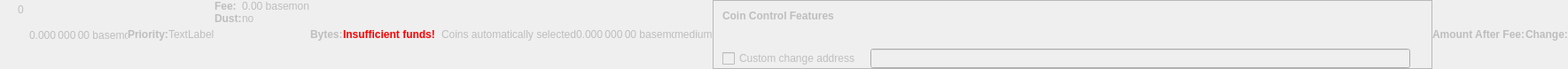
    <widget class="QWidget" name="dummyHideWidget" native="true">
     <property name="enabled">
      <bool>false</bool>
     </property>
     <property name="maximumSize">
      <size>
       <width>100</width>
       <height>22</height>
      </size>
     </property>
     <layout class="QHBoxLayout" name="dummyHideLayout">
      <property name="spacing">
       <number>0</number>
      </property>
      <property name="leftMargin">
       <number>0</number>
      </property>
      <property name="topMargin">
       <number>0</number>
      </property>
      <property name="rightMargin">
       <number>0</number>
      </property>
      <property name="bottomMargin">
       <number>0</number>
      </property>
      <item>
       <layout class="QFormLayout" name="formLayoutCoinControl1">
        <property name="horizontalSpacing">
         <number>10</number>
        </property>
        <property name="verticalSpacing">
         <number>14</number>
        </property>
        <property name="leftMargin">
         <number>10</number>
        </property>
        <property name="topMargin">
         <number>4</number>
        </property>
        <property name="rightMargin">
         <number>6</number>
        </property>
        <item row="0" column="1">
         <widget class="QLabel" name="labelCoinControlBytes">
          <property name="cursor">
           <cursorShape>IBeamCursor</cursorShape>
          </property>
          <property name="contextMenuPolicy">
           <enum>Qt::ActionsContextMenu</enum>
          </property>
          <property name="text">
           <string notr="true">0</string>
          </property>
          <property name="textInteractionFlags">
           <set>Qt::LinksAccessibleByMouse|Qt::TextSelectableByKeyboard|Qt::TextSelectableByMouse</set>
          </property>
         </widget>
        </item>
       </layout>
      </item>
      <item>
       <widget class="QLabel" name="labelCoinControlAfterFee">
        <property name="enabled">
         <bool>false</bool>
        </property>
        <property name="sizePolicy">
         <sizepolicy hsizetype="Fixed" vsizetype="Fixed">
          <horstretch>0</horstretch>
          <verstretch>0</verstretch>
         </sizepolicy>
        </property>
        <property name="minimumSize">
         <size>
          <width>111</width>
          <height>12</height>
         </size>
        </property>
        <property name="maximumSize">
         <size>
          <width>111</width>
          <height>12</height>
         </size>
        </property>
        <property name="cursor">
         <cursorShape>IBeamCursor</cursorShape>
        </property>
        <property name="contextMenuPolicy">
         <enum>Qt::ActionsContextMenu</enum>
        </property>
        <property name="text">
         <string notr="true">0.000 000 00 basemon</string>
        </property>
        <property name="textInteractionFlags">
         <set>Qt::LinksAccessibleByMouse|Qt::TextSelectableByKeyboard|Qt::TextSelectableByMouse</set>
        </property>
       </widget>
      </item>
      <item>
       <widget class="QLabel" name="labelCoinControlPriorityText">
        <property name="enabled">
         <bool>false</bool>
        </property>
        <property name="font">
         <font>
          <weight>75</weight>
          <bold>true</bold>
         </font>
        </property>
        <property name="text">
         <string>Priority:</string>
        </property>
       </widget>
      </item>
      <item>
       <layout class="QHBoxLayout" name="horizontalLayout">
        <item>
         <widget class="QLabel" name="WarningLabel">
          <property name="text">
           <string>TextLabel</string>
          </property>
         </widget>
        </item>
       </layout>
      </item>
      <item>
       <layout class="QFormLayout" name="formLayoutCoinControl3">
        <property name="horizontalSpacing">
         <number>0</number>
        </property>
        <property name="verticalSpacing">
         <number>0</number>
        </property>
        <property name="leftMargin">
         <number>0</number>
        </property>
        <property name="topMargin">
         <number>0</number>
        </property>
        <property name="rightMargin">
         <number>0</number>
        </property>
        <item row="0" column="0">
         <widget class="QLabel" name="labelCoinControlFeeText">
          <property name="enabled">
           <bool>false</bool>
          </property>
          <property name="font">
           <font>
            <weight>75</weight>
            <bold>true</bold>
           </font>
          </property>
          <property name="text">
           <string>Fee:</string>
          </property>
          <property name="margin">
           <number>0</number>
          </property>
         </widget>
        </item>
        <item row="0" column="1">
         <widget class="QLabel" name="labelCoinControlFee">
          <property name="enabled">
           <bool>false</bool>
          </property>
          <property name="cursor">
           <cursorShape>IBeamCursor</cursorShape>
          </property>
          <property name="contextMenuPolicy">
           <enum>Qt::ActionsContextMenu</enum>
          </property>
          <property name="text">
           <string notr="true">0.00 basemon</string>
          </property>
          <property name="textInteractionFlags">
           <set>Qt::LinksAccessibleByMouse|Qt::TextSelectableByKeyboard|Qt::TextSelectableByMouse</set>
          </property>
         </widget>
        </item>
        <item row="1" column="0">
         <widget class="QLabel" name="labelCoinControlLowOutputText">
          <property name="enabled">
           <bool>false</bool>
          </property>
          <property name="font">
           <font>
            <weight>75</weight>
            <bold>true</bold>
           </font>
          </property>
          <property name="text">
           <string>Dust:</string>
          </property>
         </widget>
        </item>
        <item row="1" column="1">
         <widget class="QLabel" name="labelCoinControlLowOutput">
          <property name="enabled">
           <bool>false</bool>
          </property>
          <property name="cursor">
           <cursorShape>IBeamCursor</cursorShape>
          </property>
          <property name="contextMenuPolicy">
           <enum>Qt::ActionsContextMenu</enum>
          </property>
          <property name="text">
           <string>no</string>
          </property>
          <property name="textInteractionFlags">
           <set>Qt::LinksAccessibleByMouse|Qt::TextSelectableByKeyboard|Qt::TextSelectableByMouse</set>
          </property>
         </widget>
        </item>
       </layout>
      </item>
      <item>
       <widget class="QLabel" name="labelCoinControlBytesText">
        <property name="enabled">
         <bool>false</bool>
        </property>
        <property name="font">
         <font>
          <weight>75</weight>
          <bold>true</bold>
         </font>
        </property>
        <property name="text">
         <string>Bytes:</string>
        </property>
       </widget>
      </item>
      <item>
       <layout class="QFormLayout" name="formLayoutCoinControl2">
        <property name="horizontalSpacing">
         <number>0</number>
        </property>
        <property name="verticalSpacing">
         <number>0</number>
        </property>
        <property name="leftMargin">
         <number>0</number>
        </property>
        <property name="topMargin">
         <number>0</number>
        </property>
        <property name="rightMargin">
         <number>0</number>
        </property>
       </layout>
      </item>
      <item>
       <layout class="QHBoxLayout" name="horizontalLayoutCoinControl2">
        <property name="spacing">
         <number>0</number>
        </property>
        <property name="bottomMargin">
         <number>0</number>
        </property>
       </layout>
      </item>
      <item>
       <widget class="QLabel" name="labelCoinControlInsuffFunds">
        <property name="enabled">
         <bool>false</bool>
        </property>
        <property name="minimumSize">
         <size>
          <width>0</width>
          <height>0</height>
         </size>
        </property>
        <property name="font">
         <font>
          <weight>75</weight>
          <bold>true</bold>
         </font>
        </property>
        <property name="styleSheet">
         <string notr="true">color:red;font-weight:bold;</string>
        </property>
        <property name="text">
         <string>Insufficient funds!</string>
        </property>
        <property name="margin">
         <number>5</number>
        </property>
       </widget>
      </item>
      <item>
       <layout class="QFormLayout" name="formLayoutCoinControl4">
        <property name="horizontalSpacing">
         <number>0</number>
        </property>
        <property name="verticalSpacing">
         <number>0</number>
        </property>
        <property name="leftMargin">
         <number>0</number>
        </property>
        <property name="topMargin">
         <number>0</number>
        </property>
        <property name="rightMargin">
         <number>0</number>
        </property>
       </layout>
      </item>
      <item>
       <widget class="QLabel" name="labelCoinControlChangeLabel">
        <property name="enabled">
         <bool>false</bool>
        </property>
        <property name="sizePolicy">
         <sizepolicy hsizetype="Preferred" vsizetype="Expanding">
          <horstretch>0</horstretch>
          <verstretch>0</verstretch>
         </sizepolicy>
        </property>
        <property name="minimumSize">
         <size>
          <width>0</width>
          <height>0</height>
         </size>
        </property>
        <property name="text">
         <string/>
        </property>
        <property name="margin">
         <number>3</number>
        </property>
       </widget>
      </item>
      <item>
       <widget class="QLabel" name="labelCoinControlAutomaticallySelected">
        <property name="enabled">
         <bool>false</bool>
        </property>
        <property name="sizePolicy">
         <sizepolicy hsizetype="Fixed" vsizetype="Fixed">
          <horstretch>0</horstretch>
          <verstretch>0</verstretch>
         </sizepolicy>
        </property>
        <property name="minimumSize">
         <size>
          <width>0</width>
          <height>0</height>
         </size>
        </property>
        <property name="maximumSize">
         <size>
          <width>240</width>
          <height>16777215</height>
         </size>
        </property>
        <property name="text">
         <string>Coins automatically selected</string>
        </property>
        <property name="margin">
         <number>5</number>
        </property>
       </widget>
      </item>
      <item>
       <widget class="QLabel" name="labelCoinControlChange">
        <property name="enabled">
         <bool>false</bool>
        </property>
        <property name="sizePolicy">
         <sizepolicy hsizetype="Fixed" vsizetype="Fixed">
          <horstretch>0</horstretch>
          <verstretch>0</verstretch>
         </sizepolicy>
        </property>
        <property name="minimumSize">
         <size>
          <width>111</width>
          <height>0</height>
         </size>
        </property>
        <property name="maximumSize">
         <size>
          <width>111</width>
          <height>16777215</height>
         </size>
        </property>
        <property name="cursor">
         <cursorShape>IBeamCursor</cursorShape>
        </property>
        <property name="contextMenuPolicy">
         <enum>Qt::ActionsContextMenu</enum>
        </property>
        <property name="text">
         <string notr="true">0.000 000 00 basemon</string>
        </property>
        <property name="textInteractionFlags">
         <set>Qt::LinksAccessibleByMouse|Qt::TextSelectableByKeyboard|Qt::TextSelectableByMouse</set>
        </property>
       </widget>
      </item>
      <item>
       <widget class="QLabel" name="labelCoinControlPriority">
        <property name="enabled">
         <bool>false</bool>
        </property>
        <property name="cursor">
         <cursorShape>IBeamCursor</cursorShape>
        </property>
        <property name="contextMenuPolicy">
         <enum>Qt::ActionsContextMenu</enum>
        </property>
        <property name="text">
         <string>medium</string>
        </property>
        <property name="textInteractionFlags">
         <set>Qt::LinksAccessibleByMouse|Qt::TextSelectableByKeyboard|Qt::TextSelectableByMouse</set>
        </property>
       </widget>
      </item>
      <item>
       <widget class="QFrame" name="frameCoinControl">
        <property name="sizePolicy">
         <sizepolicy hsizetype="Expanding" vsizetype="Expanding">
          <horstretch>0</horstretch>
          <verstretch>0</verstretch>
         </sizepolicy>
        </property>
        <property name="maximumSize">
         <size>
          <width>16777215</width>
          <height>16777215</height>
         </size>
        </property>
        <property name="frameShape">
         <enum>QFrame::StyledPanel</enum>
        </property>
        <property name="frameShadow">
         <enum>QFrame::Sunken</enum>
        </property>
        <layout class="QVBoxLayout" name="verticalLayoutCoinControl2_2">
         <property name="spacing">
          <number>0</number>
         </property>
         <property name="leftMargin">
          <number>0</number>
         </property>
         <property name="topMargin">
          <number>0</number>
         </property>
         <property name="rightMargin">
          <number>0</number>
         </property>
         <property name="bottomMargin">
          <number>0</number>
         </property>
         <item>
          <layout class="QVBoxLayout" name="verticalLayoutCoinControl" stretch="0,0,0,1">
           <property name="spacing">
            <number>0</number>
           </property>
           <property name="leftMargin">
            <number>10</number>
           </property>
           <property name="topMargin">
            <number>10</number>
           </property>
           <item>
            <layout class="QHBoxLayout" name="horizontalLayoutCoinControl1">
             <property name="bottomMargin">
              <number>15</number>
             </property>
             <item>
              <widget class="QLabel" name="labelCoinControlFeatures">
               <property name="enabled">
                <bool>false</bool>
               </property>
               <property name="sizePolicy">
                <sizepolicy hsizetype="Preferred" vsizetype="Maximum">
                 <horstretch>0</horstretch>
                 <verstretch>0</verstretch>
                </sizepolicy>
               </property>
               <property name="font">
                <font>
                 <weight>75</weight>
                 <bold>true</bold>
                </font>
               </property>
               <property name="styleSheet">
                <string notr="true">font-weight:bold;</string>
               </property>
               <property name="text">
                <string>Coin Control Features</string>
               </property>
              </widget>
             </item>
            </layout>
           </item>
           <item>
            <widget class="QWidget" name="widgetCoinControl" native="true">
             <property name="sizePolicy">
              <sizepolicy hsizetype="Preferred" vsizetype="Preferred">
               <horstretch>0</horstretch>
               <verstretch>0</verstretch>
              </sizepolicy>
             </property>
             <property name="minimumSize">
              <size>
               <width>0</width>
               <height>0</height>
              </size>
             </property>
             <property name="styleSheet">
              <string notr="true"/>
             </property>
             <layout class="QHBoxLayout" name="horizontalLayoutCoinControl5_2">
              <property name="leftMargin">
               <number>0</number>
              </property>
              <property name="topMargin">
               <number>0</number>
              </property>
              <property name="rightMargin">
               <number>0</number>
              </property>
              <property name="bottomMargin">
               <number>0</number>
              </property>
              <item>
               <layout class="QHBoxLayout" name="horizontalLayoutCoinControl3">
                <property name="spacing">
                 <number>20</number>
                </property>
                <property name="topMargin">
                 <number>0</number>
                </property>
                <property name="bottomMargin">
                 <number>10</number>
                </property>
               </layout>
              </item>
             </layout>
            </widget>
           </item>
           <item>
            <layout class="QHBoxLayout" name="horizontalLayoutCoinControl4" stretch="0,0,0">
             <property name="spacing">
              <number>12</number>
             </property>
             <property name="sizeConstraint">
              <enum>QLayout::SetDefaultConstraint</enum>
             </property>
             <property name="topMargin">
              <number>5</number>
             </property>
             <property name="rightMargin">
              <number>5</number>
             </property>
             <item>
              <widget class="QCheckBox" name="checkBoxCoinControlChange">
               <property name="enabled">
                <bool>false</bool>
               </property>
               <property name="toolTip">
                <string>If this is activated, but the change address is empty or invalid, change will be sent to a newly generated address.</string>
               </property>
               <property name="text">
                <string>Custom change address</string>
               </property>
              </widget>
             </item>
             <item>
              <widget class="QValidatedLineEdit" name="lineEditCoinControlChange">
               <property name="enabled">
                <bool>false</bool>
               </property>
               <property name="sizePolicy">
                <sizepolicy hsizetype="Expanding" vsizetype="Fixed">
                 <horstretch>0</horstretch>
                 <verstretch>0</verstretch>
                </sizepolicy>
               </property>
              </widget>
             </item>
             <item>
              <widget class="QLabel" name="labelCoinControlChangeLabel_2">
               <property name="sizePolicy">
                <sizepolicy hsizetype="Preferred" vsizetype="Expanding">
                 <horstretch>0</horstretch>
                 <verstretch>0</verstretch>
                </sizepolicy>
               </property>
               <property name="minimumSize">
                <size>
                 <width>0</width>
                 <height>0</height>
                </size>
               </property>
               <property name="text">
                <string/>
               </property>
               <property name="margin">
                <number>3</number>
               </property>
              </widget>
             </item>
            </layout>
           </item>
           <item>
            <spacer name="verticalSpacerCoinControl">
             <property name="orientation">
              <enum>Qt::Vertical</enum>
             </property>
             <property name="sizeHint" stdset="0">
              <size>
               <width>800</width>
               <height>1</height>
              </size>
             </property>
            </spacer>
           </item>
          </layout>
         </item>
        </layout>
       </widget>
      </item>
      <item>
       <widget class="QLabel" name="labelCoinControlAfterFeeText">
        <property name="enabled">
         <bool>false</bool>
        </property>
        <property name="minimumSize">
         <size>
          <width>0</width>
          <height>0</height>
         </size>
        </property>
        <property name="maximumSize">
         <size>
          <width>16777215</width>
          <height>16777215</height>
         </size>
        </property>
        <property name="font">
         <font>
          <weight>75</weight>
          <bold>true</bold>
         </font>
        </property>
        <property name="text">
         <string>Amount After Fee:</string>
        </property>
        <property name="alignment">
         <set>Qt::AlignLeading|Qt::AlignLeft|Qt::AlignVCenter</set>
        </property>
        <property name="margin">
         <number>0</number>
        </property>
       </widget>
      </item>
      <item>
       <widget class="QLabel" name="labelCoinControlChangeText">
        <property name="enabled">
         <bool>false</bool>
        </property>
        <property name="sizePolicy">
         <sizepolicy hsizetype="Preferred" vsizetype="Preferred">
          <horstretch>0</horstretch>
          <verstretch>0</verstretch>
         </sizepolicy>
        </property>
        <property name="minimumSize">
         <size>
          <width>0</width>
          <height>0</height>
         </size>
        </property>
        <property name="maximumSize">
         <size>
          <width>16777215</width>
          <height>16777215</height>
         </size>
        </property>
        <property name="font">
         <font>
          <weight>75</weight>
          <bold>true</bold>
         </font>
        </property>
        <property name="text">
         <string>Change:</string>
        </property>
        <property name="alignment">
         <set>Qt::AlignLeading|Qt::AlignLeft|Qt::AlignVCenter</set>
        </property>
       </widget>
      </item>
     </layout>
    </widget>
